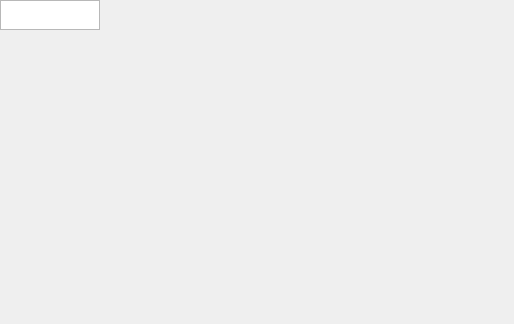
<?xml version="1.0" encoding="UTF-8"?>
<ui version="4.0">
 <class>TableWindow</class>
 <widget class="QMainWindow" name="TableWindow">
  <property name="geometry">
   <rect>
    <x>0</x>
    <y>0</y>
    <width>514</width>
    <height>324</height>
   </rect>
  </property>
  <property name="windowTitle">
   <string>Table View</string>
  </property>
  <widget class="QTableWidget" name="tableWidget">
   <attribute name="horizontalHeaderDefaultSectionSize">
    <number>100</number>
   </attribute>
  </widget>
 </widget>
 <resources/>
 <connections/>
</ui>
